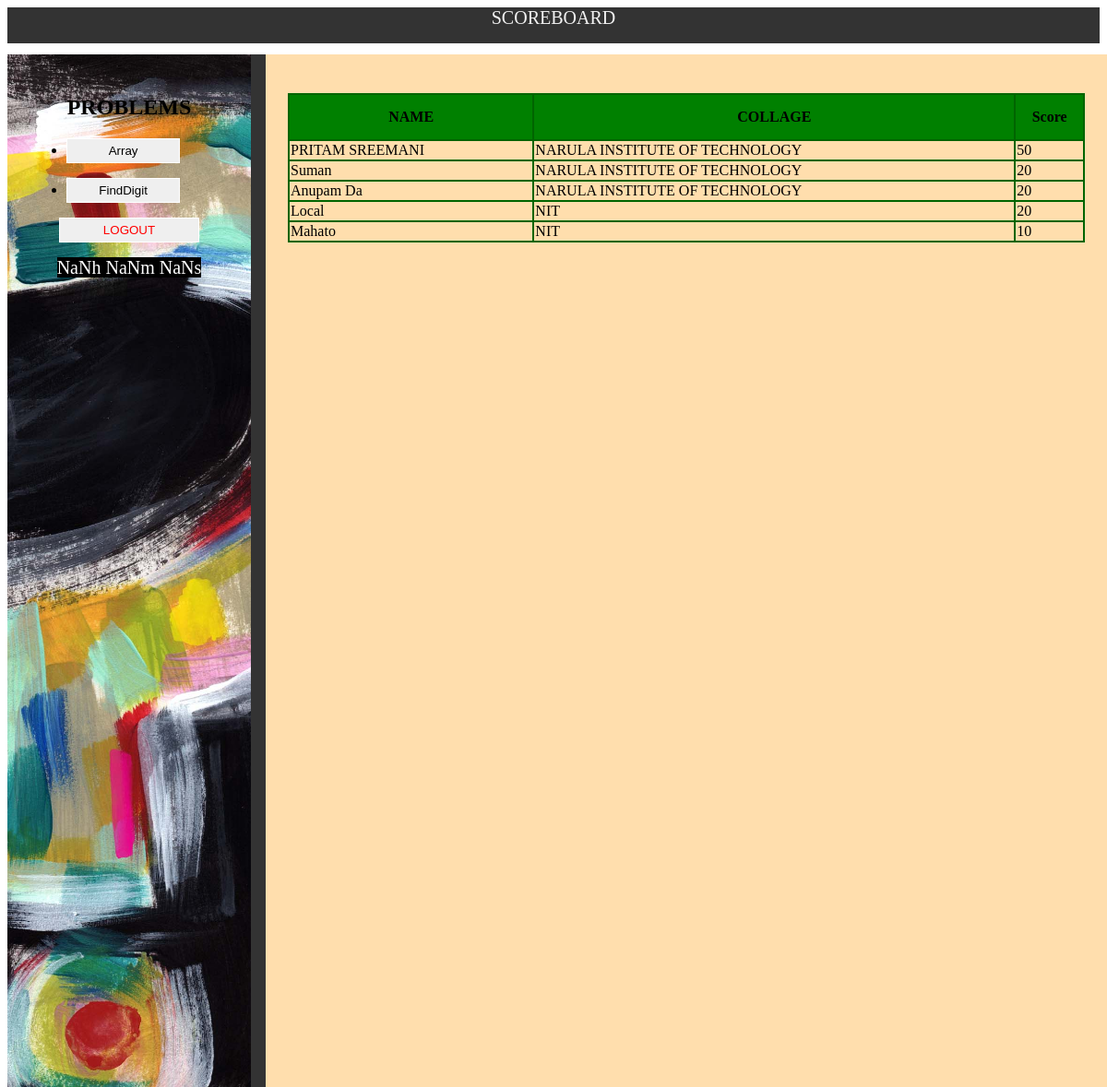
The page /index.php/first/scoreBoard on the database its author committed.
### tables this page shows
CREATE TABLE `details` (
  `id` bigint(20) UNSIGNED NOT NULL,
  `name` varchar(30) NOT NULL,
  `email` varchar(30) NOT NULL,
  `phone` decimal(12,0) NOT NULL,
  `collage` varchar(50) NOT NULL,
  `score` int(11) NOT NULL
);

### application/controllers/First.php (called while the page is built, shortened)
<?php
   class First extends CI_Controller
    {
      public function scoreBoard()
      {
        $this->load->model("ContestModel","ContestModel",TRUE);
        $ans=$this->ContestModel->allData();
        $this->load->view("scoreboard.php",array("ans"=>$ans));
      }
    }
?>

### index.php (called while the page is built, shortened)
<?php
require_once BASEPATH.'core/CodeIgniter.php';

### application/models/ContestModel.php (called while the page is built, shortened)
<?php
    class ContestModel extends CI_MODEL
    {
        public function allData()
        {
            $query=$this->db->query("SELECT * FROM details ORDER BY score desc");
            $result=$query->result();
            return $result;
        }
    }

### application/views/scoreboard.php (the view, shortened to what this page needs)
<html>
    <head>
        <link rel="stylesheet" href="../../static/CSS/scoreboard.css"/>
    </head>
    <body>
        <div class="topbardiv"><center>SCOREBOARD</center></div>
        <div class="verticaldiv"></div>
        <div class="qstnsdiv">
             <center><h2>PROBLEMS</h2></center>
        <ul>
            <li>
                <form action="showQstn" method="POST">
                    <input class="qstnbarinput" type="submit" name="qstn" value="Array"/>
                </form>
            </li>
            <li>
                <form action="showQstn" method="POST">
                    <input class="qstnbarinput" type="submit" name="qstn" value="FindDigit"/>
                </form>
            </li>
        </ul>
        <center>
        <form action="logOut" id="logout" method="POST">
            <input class="qstnbarinput" type="submit" value="LOGOUT" STYLE="color:red"/>
        </form>
        <label id="timer"style="color:white;background-color:black;font-size:20px">TIME</label>
        </center>
        </div>
        <div class="fullqstndiv">
        <table><br/>
        <tr>
            <th>NAME</th>
            <th>COLLAGE</th>
            <th>Score</th>
        </tr>
<?php
    foreach($ans as $i)
        {
          echo "<tr><td>".$i->name."</td><td>".$i->collage."</td><td>".$i->score."</td></tr>";
        }
?>
</table>
</div>
<body>
</html>

### static/CSS/scoreboard.css (style rules this page uses)
.topbardiv { background-color: #333; position:relative; color: #f2f2f2; font-size: 20px; height:5%; width:100%; }
table { position:relative; border-collapse: collapse; width:100%; border: 2px solid darkgreen; }
th { border: 2px solid darkgreen; height:50px; background-color:green; }
td { border: 2px solid darkgreen; }
input { position:relative; }
.verticaldiv { top:5%; width:5%; background-color:#333; position:absolute; left:19%; height:100%; padding:2%; }
.qstnsdiv { background-image: url("../images/qstn.jpg"); background-size: cover; background-position: center; top:5%; position:absolute; width:18%; height:100%; padding: 2%; }
.qstnbarinput { border:solid 1px white; padding:5px; width:70%; }
.fullqstndiv { left:24%; top:5%; position:absolute; width:72%; height:100%; padding: 2%; background-color: navajowhite; }

### rows shown on the page
details: name "PRITAM SREEMANI", collage "NARULA INSTITUTE OF TECHNOLOGY", score "50"
details: name "Suman", collage "NARULA INSTITUTE OF TECHNOLOGY", score "20"
details: name "Anupam Da", collage "NARULA INSTITUTE OF TECHNOLOGY", score "20"
details: name "Local", collage "NIT", score "20"
details: name "Mahato", collage "NIT", score "10"
